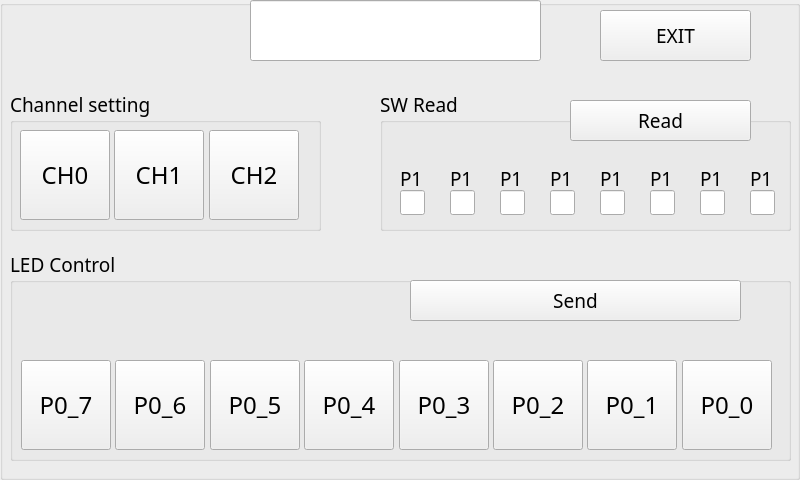
<?xml version="1.0" encoding="UTF-8"?>
<ui version="4.0">
 <class>ii2test</class>
 <widget class="QWidget" name="ii2test">
  <property name="geometry">
   <rect>
    <x>0</x>
    <y>0</y>
    <width>800</width>
    <height>480</height>
   </rect>
  </property>
  <property name="windowTitle">
   <string>spi_test</string>
  </property>
  <widget class="QGroupBox" name="groupBox">
   <property name="geometry">
    <rect>
     <x>0</x>
     <y>0</y>
     <width>800</width>
     <height>480</height>
    </rect>
   </property>
   <property name="font">
    <font>
     <family>Agency FB</family>
     <pointsize>14</pointsize>
    </font>
   </property>
   <property name="title">
    <string/>
   </property>
   <widget class="QGroupBox" name="groupBox_2">
    <property name="geometry">
     <rect>
      <x>10</x>
      <y>90</y>
      <width>311</width>
      <height>141</height>
     </rect>
    </property>
    <property name="title">
     <string>Channel setting</string>
    </property>
    <widget class="QPushButton" name="Ch0">
     <property name="geometry">
      <rect>
       <x>10</x>
       <y>40</y>
       <width>90</width>
       <height>90</height>
      </rect>
     </property>
     <property name="font">
      <font>
       <family>Agency FB</family>
       <pointsize>18</pointsize>
      </font>
     </property>
     <property name="text">
      <string>CH0</string>
     </property>
    </widget>
    <widget class="QPushButton" name="Ch1">
     <property name="geometry">
      <rect>
       <x>104</x>
       <y>40</y>
       <width>90</width>
       <height>90</height>
      </rect>
     </property>
     <property name="font">
      <font>
       <family>Agency FB</family>
       <pointsize>18</pointsize>
      </font>
     </property>
     <property name="text">
      <string>CH1</string>
     </property>
    </widget>
    <widget class="QPushButton" name="Ch2">
     <property name="geometry">
      <rect>
       <x>199</x>
       <y>40</y>
       <width>90</width>
       <height>90</height>
      </rect>
     </property>
     <property name="font">
      <font>
       <family>Agency FB</family>
       <pointsize>18</pointsize>
      </font>
     </property>
     <property name="text">
      <string>CH2</string>
     </property>
    </widget>
   </widget>
   <widget class="QLineEdit" name="Title">
    <property name="geometry">
     <rect>
      <x>250</x>
      <y>0</y>
      <width>291</width>
      <height>61</height>
     </rect>
    </property>
    <property name="font">
     <font>
      <family>Agency FB</family>
      <pointsize>24</pointsize>
     </font>
    </property>
    <property name="cursor">
     <cursorShape>BlankCursor</cursorShape>
    </property>
    <property name="focusPolicy">
     <enum>Qt::NoFocus</enum>
    </property>
    <property name="readOnly">
     <bool>true</bool>
    </property>
   </widget>
   <widget class="QGroupBox" name="groupBox_3">
    <property name="geometry">
     <rect>
      <x>10</x>
      <y>250</y>
      <width>781</width>
      <height>211</height>
     </rect>
    </property>
    <property name="title">
     <string>LED Control</string>
    </property>
    <widget class="QPushButton" name="PA0">
     <property name="geometry">
      <rect>
       <x>11</x>
       <y>110</y>
       <width>90</width>
       <height>90</height>
      </rect>
     </property>
     <property name="font">
      <font>
       <family>Agency FB</family>
       <pointsize>18</pointsize>
      </font>
     </property>
     <property name="text">
      <string>P0_7</string>
     </property>
     <attribute name="buttonGroup">
      <string notr="true">buttonGroup</string>
     </attribute>
    </widget>
    <widget class="QPushButton" name="PA2">
     <property name="geometry">
      <rect>
       <x>200</x>
       <y>110</y>
       <width>90</width>
       <height>90</height>
      </rect>
     </property>
     <property name="font">
      <font>
       <family>Agency FB</family>
       <pointsize>18</pointsize>
      </font>
     </property>
     <property name="text">
      <string>P0_5</string>
     </property>
     <attribute name="buttonGroup">
      <string notr="true">buttonGroup</string>
     </attribute>
    </widget>
    <widget class="QPushButton" name="PA6">
     <property name="geometry">
      <rect>
       <x>577</x>
       <y>110</y>
       <width>90</width>
       <height>90</height>
      </rect>
     </property>
     <property name="font">
      <font>
       <family>Agency FB</family>
       <pointsize>18</pointsize>
      </font>
     </property>
     <property name="text">
      <string>P0_1</string>
     </property>
     <attribute name="buttonGroup">
      <string notr="true">buttonGroup</string>
     </attribute>
    </widget>
    <widget class="QPushButton" name="PA1">
     <property name="geometry">
      <rect>
       <x>105</x>
       <y>110</y>
       <width>90</width>
       <height>90</height>
      </rect>
     </property>
     <property name="font">
      <font>
       <family>Agency FB</family>
       <pointsize>18</pointsize>
      </font>
     </property>
     <property name="text">
      <string>P0_6</string>
     </property>
     <attribute name="buttonGroup">
      <string notr="true">buttonGroup</string>
     </attribute>
    </widget>
    <widget class="QPushButton" name="PA3">
     <property name="geometry">
      <rect>
       <x>294</x>
       <y>110</y>
       <width>90</width>
       <height>90</height>
      </rect>
     </property>
     <property name="font">
      <font>
       <family>Agency FB</family>
       <pointsize>18</pointsize>
      </font>
     </property>
     <property name="text">
      <string>P0_4</string>
     </property>
     <attribute name="buttonGroup">
      <string notr="true">buttonGroup</string>
     </attribute>
    </widget>
    <widget class="QPushButton" name="PA5">
     <property name="geometry">
      <rect>
       <x>483</x>
       <y>110</y>
       <width>90</width>
       <height>90</height>
      </rect>
     </property>
     <property name="font">
      <font>
       <family>Agency FB</family>
       <pointsize>18</pointsize>
      </font>
     </property>
     <property name="text">
      <string>P0_2</string>
     </property>
     <attribute name="buttonGroup">
      <string notr="true">buttonGroup</string>
     </attribute>
    </widget>
    <widget class="QPushButton" name="PA4">
     <property name="geometry">
      <rect>
       <x>389</x>
       <y>110</y>
       <width>90</width>
       <height>90</height>
      </rect>
     </property>
     <property name="font">
      <font>
       <family>Agency FB</family>
       <pointsize>18</pointsize>
      </font>
     </property>
     <property name="text">
      <string>P0_3</string>
     </property>
     <attribute name="buttonGroup">
      <string notr="true">buttonGroup</string>
     </attribute>
    </widget>
    <widget class="QPushButton" name="PA7">
     <property name="geometry">
      <rect>
       <x>672</x>
       <y>110</y>
       <width>90</width>
       <height>90</height>
      </rect>
     </property>
     <property name="font">
      <font>
       <family>Agency FB</family>
       <pointsize>18</pointsize>
      </font>
     </property>
     <property name="text">
      <string>P0_0</string>
     </property>
     <attribute name="buttonGroup">
      <string notr="true">buttonGroup</string>
     </attribute>
    </widget>
    <widget class="QPushButton" name="send_bt">
     <property name="geometry">
      <rect>
       <x>400</x>
       <y>30</y>
       <width>331</width>
       <height>41</height>
      </rect>
     </property>
     <property name="text">
      <string>Send</string>
     </property>
    </widget>
   </widget>
   <widget class="QGroupBox" name="groupBox_4">
    <property name="geometry">
     <rect>
      <x>380</x>
      <y>90</y>
      <width>411</width>
      <height>141</height>
     </rect>
    </property>
    <property name="title">
     <string>SW Read</string>
    </property>
    <widget class="QPushButton" name="read_bt">
     <property name="geometry">
      <rect>
       <x>190</x>
       <y>10</y>
       <width>181</width>
       <height>41</height>
      </rect>
     </property>
     <property name="text">
      <string>Read</string>
     </property>
    </widget>
    <widget class="QLineEdit" name="lineEdit">
     <property name="geometry">
      <rect>
       <x>20</x>
       <y>100</y>
       <width>25</width>
       <height>25</height>
      </rect>
     </property>
     <property name="cursor">
      <cursorShape>BlankCursor</cursorShape>
     </property>
     <property name="focusPolicy">
      <enum>Qt::NoFocus</enum>
     </property>
     <property name="readOnly">
      <bool>true</bool>
     </property>
    </widget>
    <widget class="QLineEdit" name="lineEdit_2">
     <property name="geometry">
      <rect>
       <x>70</x>
       <y>100</y>
       <width>25</width>
       <height>25</height>
      </rect>
     </property>
     <property name="cursor">
      <cursorShape>BlankCursor</cursorShape>
     </property>
     <property name="focusPolicy">
      <enum>Qt::NoFocus</enum>
     </property>
     <property name="readOnly">
      <bool>true</bool>
     </property>
    </widget>
    <widget class="QLineEdit" name="lineEdit_3">
     <property name="geometry">
      <rect>
       <x>120</x>
       <y>100</y>
       <width>25</width>
       <height>25</height>
      </rect>
     </property>
     <property name="cursor">
      <cursorShape>BlankCursor</cursorShape>
     </property>
     <property name="focusPolicy">
      <enum>Qt::NoFocus</enum>
     </property>
     <property name="readOnly">
      <bool>true</bool>
     </property>
    </widget>
    <widget class="QLineEdit" name="lineEdit_4">
     <property name="geometry">
      <rect>
       <x>170</x>
       <y>100</y>
       <width>25</width>
       <height>25</height>
      </rect>
     </property>
     <property name="cursor">
      <cursorShape>BlankCursor</cursorShape>
     </property>
     <property name="focusPolicy">
      <enum>Qt::NoFocus</enum>
     </property>
     <property name="readOnly">
      <bool>true</bool>
     </property>
    </widget>
    <widget class="QLineEdit" name="lineEdit_5">
     <property name="geometry">
      <rect>
       <x>220</x>
       <y>100</y>
       <width>25</width>
       <height>25</height>
      </rect>
     </property>
     <property name="cursor">
      <cursorShape>BlankCursor</cursorShape>
     </property>
     <property name="focusPolicy">
      <enum>Qt::NoFocus</enum>
     </property>
     <property name="readOnly">
      <bool>true</bool>
     </property>
    </widget>
    <widget class="QLineEdit" name="lineEdit_6">
     <property name="geometry">
      <rect>
       <x>270</x>
       <y>100</y>
       <width>25</width>
       <height>25</height>
      </rect>
     </property>
     <property name="cursor">
      <cursorShape>BlankCursor</cursorShape>
     </property>
     <property name="focusPolicy">
      <enum>Qt::NoFocus</enum>
     </property>
     <property name="readOnly">
      <bool>true</bool>
     </property>
    </widget>
    <widget class="QLineEdit" name="lineEdit_7">
     <property name="geometry">
      <rect>
       <x>320</x>
       <y>100</y>
       <width>25</width>
       <height>25</height>
      </rect>
     </property>
     <property name="cursor">
      <cursorShape>BlankCursor</cursorShape>
     </property>
     <property name="focusPolicy">
      <enum>Qt::NoFocus</enum>
     </property>
     <property name="readOnly">
      <bool>true</bool>
     </property>
    </widget>
    <widget class="QLabel" name="label">
     <property name="geometry">
      <rect>
       <x>320</x>
       <y>80</y>
       <width>31</width>
       <height>16</height>
      </rect>
     </property>
     <property name="text">
      <string>P1_1</string>
     </property>
    </widget>
    <widget class="QLabel" name="label_2">
     <property name="geometry">
      <rect>
       <x>270</x>
       <y>80</y>
       <width>31</width>
       <height>16</height>
      </rect>
     </property>
     <property name="text">
      <string>P1_2</string>
     </property>
    </widget>
    <widget class="QLabel" name="label_3">
     <property name="geometry">
      <rect>
       <x>220</x>
       <y>80</y>
       <width>31</width>
       <height>16</height>
      </rect>
     </property>
     <property name="text">
      <string>P1_3</string>
     </property>
    </widget>
    <widget class="QLabel" name="label_4">
     <property name="geometry">
      <rect>
       <x>170</x>
       <y>80</y>
       <width>31</width>
       <height>16</height>
      </rect>
     </property>
     <property name="text">
      <string>P1_4</string>
     </property>
    </widget>
    <widget class="QLabel" name="label_5">
     <property name="geometry">
      <rect>
       <x>120</x>
       <y>80</y>
       <width>31</width>
       <height>16</height>
      </rect>
     </property>
     <property name="text">
      <string>P1_5</string>
     </property>
    </widget>
    <widget class="QLabel" name="label_6">
     <property name="geometry">
      <rect>
       <x>70</x>
       <y>80</y>
       <width>31</width>
       <height>16</height>
      </rect>
     </property>
     <property name="text">
      <string>P1_6</string>
     </property>
    </widget>
    <widget class="QLabel" name="label_7">
     <property name="geometry">
      <rect>
       <x>20</x>
       <y>80</y>
       <width>31</width>
       <height>16</height>
      </rect>
     </property>
     <property name="text">
      <string>P1_7</string>
     </property>
    </widget>
    <widget class="QLabel" name="label_8">
     <property name="geometry">
      <rect>
       <x>370</x>
       <y>80</y>
       <width>31</width>
       <height>16</height>
      </rect>
     </property>
     <property name="text">
      <string>P1_0</string>
     </property>
    </widget>
    <widget class="QLineEdit" name="lineEdit_8">
     <property name="geometry">
      <rect>
       <x>370</x>
       <y>100</y>
       <width>25</width>
       <height>25</height>
      </rect>
     </property>
     <property name="cursor">
      <cursorShape>BlankCursor</cursorShape>
     </property>
     <property name="focusPolicy">
      <enum>Qt::NoFocus</enum>
     </property>
     <property name="readOnly">
      <bool>true</bool>
     </property>
    </widget>
   </widget>
   <widget class="QPushButton" name="pushButton">
    <property name="geometry">
     <rect>
      <x>600</x>
      <y>10</y>
      <width>151</width>
      <height>51</height>
     </rect>
    </property>
    <property name="text">
     <string>EXIT</string>
    </property>
   </widget>
  </widget>
 </widget>
 <layoutdefault spacing="6" margin="11"/>
 <resources/>
 <connections/>
 <buttongroups>
  <buttongroup name="buttonGroup"/>
 </buttongroups>
</ui>
